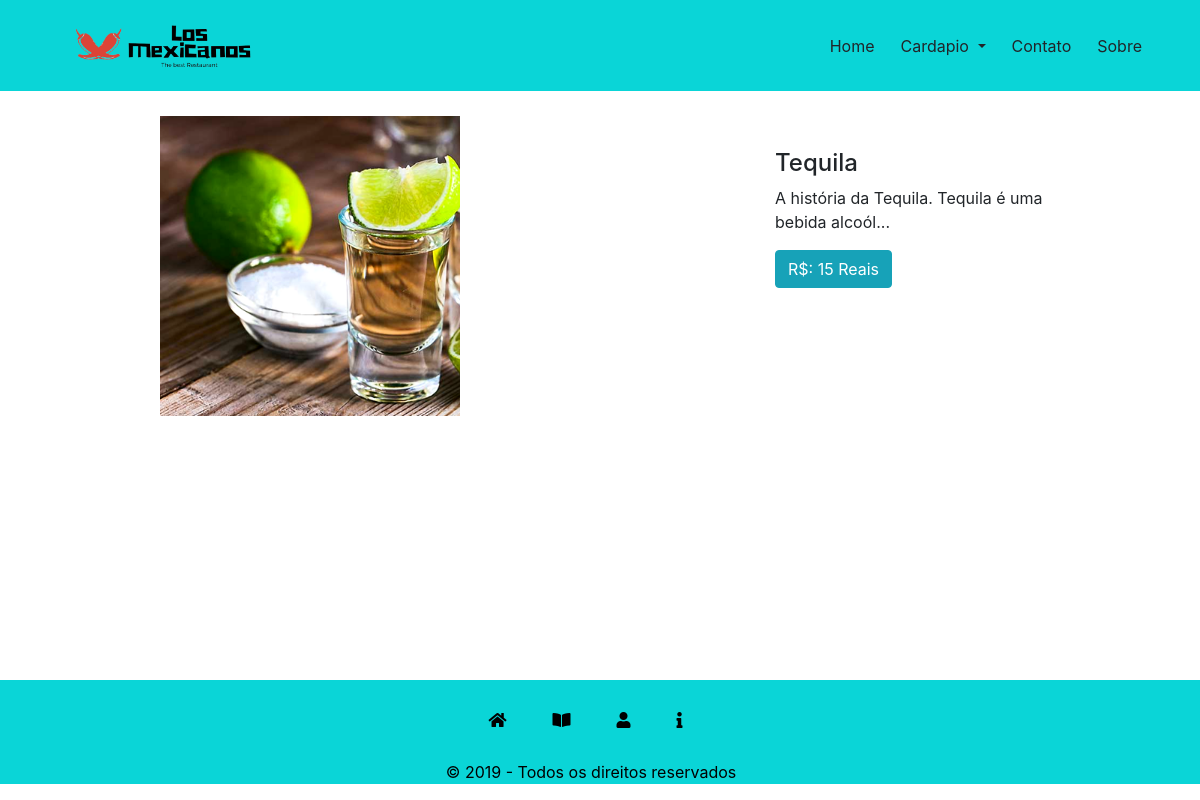
/produtos.php?id=1, run on the app's committed database.
### tables this page shows
CREATE TABLE `produtos` (
  `categoria_id` int(11) NOT NULL,
  `id` int(11) NOT NULL,
  `nome_produto` varchar(220) NOT NULL,
  `valor` varchar(220) NOT NULL,
  `imagem` varchar(220) NOT NULL,
  `descricao` text NOT NULL,
  `created` date NOT NULL
);

### produtos.php (the view, shortened to what this page needs)
<html lang="pr-br">
			<head>
			</head>
<?php
  include "body/head.php";
?>
<?php
        $id = $_GET['id'];
        $result_usuarios = "SELECT * FROM produtos WHERE id = $id";;
        $resultado_usuarios = $conn->prepare($result_usuarios);
        $resultado_usuarios->execute();
	?>
	<?php while ($row_usuarios = $resultado_usuarios->fetch(PDO::FETCH_ASSOC)) { ?>
            <div class="corpo" style="display:flex;">
	            <div class="container">
	                <div>
	                    <div class="card_img">
	                        <img src="imagens/produtos/<?php echo ($row_usuarios['imagem']);?>" class="small_img">
	                        </div>
	                </div>
	            </div>
	            <div class="col-sm-4">
	                <h4 style="padding-top: 20%;"><?php echo ($row_usuarios['nome_produto']);?></h4>
	                <p><?php echo ($row_usuarios['descricao']);?></p>
	                <button type="button" class="btn btn-info">R$: <?php echo ($row_usuarios['valor']);?> Reais</button>
	                </div>
	            </div>
	<?php } ?>
<footer class="fixed-bottom">
          <div class="direito">
            <div class="btn-group" role="group">
              <a href="index.php"><button type="button" class="btn btn btn-link" style="margin-right: 20px;"><i class="fas fa-home"></i></button></a>
              <a href="categoria.php"><button type="button" class="btn btn btn-link" style="margin-right: 20px;"><i class="fas fa-book-open"></i></button></a>
              <a href="contato.php"><button type="button" class="btn btn btn-link" style="margin-right: 20px;"><i class="fas fa-user"></i></button></a>
              <a href="sobre.php"><button type="button" class="btn btn btn-link" style="margin-right: 20px;"><i class="fas fa-info"></i></button></a>
            </div>
            <p class="direito">© 2019 - Todos os direitos reservados</p>
          </div>
        </footer>
	</body>
</html>

### estilo.css (style rules this page uses)
.btn-link { font-weight: 400; color: #000000 !important; text-decoration: none; }
.card_img { width: 300px; height: 300px; overflow: hidden; margin: 25px; }
.small_img { height: 100%; cursor: pointer; transition: all linear 0.4s; }
.direito { text-align: center; background-color:#0ad5d7; padding-top: 25px; padding-right: 9px; color: #000000; text-decoration: none; }
.corpo { width: 960px; margin: auto; }

### data on the page
produtos: nome_produto "Tequila", descricao "A história da Tequila. Tequila é uma bebida alcoól...", valor "15"
